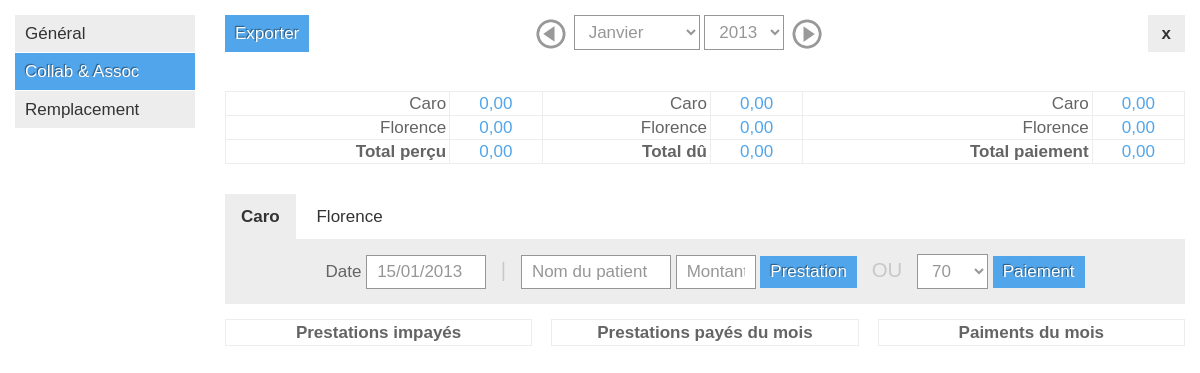
The page /collab/8 (signed in) on the database its author committed.
### tables this page shows
CREATE TABLE IF NOT EXISTS `boocompta_coworker` (
  `id` int(11) NOT NULL AUTO_INCREMENT,
  `name` varchar(30) NOT NULL,
  `is_collab_assoc` tinyint(1) NOT NULL DEFAULT '0',
  `is_collab_assoc_tier_pay` tinyint(1) NOT NULL DEFAULT '0',
  `is_rempla` tinyint(1) NOT NULL DEFAULT '0',
  `fk_user` int(11) NOT NULL,
  PRIMARY KEY (`id`)
);

### app/routes/Collab.php (called while the page is built, shortened)
<?php
class Collab
{
    public static function handle()
    {
        $collabs = Coworker::getCollabCoworker();
        View::display();
    }
}

### public/index.php (called while the page is built, shortened)
<?php
require PATH_APP.DS.'app.php';
App::route();

### app/database/database.php (called while the page is built, shortened)
<?php
class Database
{
    static $pdo;
    public static function init()
    {
        if (App::isLocal()) {
            $host = 'localhost';
            $user = 'root';
            $password = '';
        } else {
            $host = '?';
            $user = '?';
            $password = '?';
        }
        static::$pdo = new PDO('mysql:dbname=alexgaliddhelp;'.$host, $user, $password);
    }
    public static function query($request, $param = null, $returnObjIfOnlyOneFound = true)
    {
        if ($param === null) {
            $res = static::$pdo->query($request);
        } else {
            $res = static::$pdo->prepare($request);
            $res->execute($param);
        }
        $items = array();
        while(($item = $res->fetch(PDO::FETCH_OBJ))) {
            $items[] = $item;
        }
        if (sizeof($items) === 0) {
            return true;
        } elseif (sizeof($items) === 1 && $returnObjIfOnlyOneFound === true) {
            return $items[0];
        } else {
            return $items;
        }
    }
}

### app/database/models/coworker.php (called while the page is built, shortened)
<?php
class Coworker
{
    public static function getCollabCoworker()
    {
        return Database::query('SELECT * FROM boocompta_coworker WHERE is_collab_assoc = 1 AND fk_user = '.App::getLoggedUserId().' ORDER BY name', null, false);
    }
}

### app/templates/collab.php (the view, shortened to what this page needs)
<div id="app-content">
    <?php
        $totalReal = 0;
        $totalToRempla = 0;
        $totalPaid = 0;
    ?>
    <table id="recap-rempla">
        <?php foreach(View::data('totalsPaid') as $name => $recap): ?>
        <?php
            $totalReal += $recap['total_real'];
            $totalToRempla += $recap['total_to_collab'];
            $totalPaid += $recap['total_paid'];
        ?>
        <tr>
            <td class="label"><?php echo $name; ?></td>
            <td><?php echo View::formatAmount($recap['total_real']); ?></td>
            <td class="label"><?php echo $name; ?></td>
            <td><?php echo View::formatAmount($recap['total_to_collab']); ?></td>
            <td class="label"><?php echo $name; ?></td>
            <td><?php echo View::formatAmount($recap['total_paid']); ?></td>
        </tr>
        <?php endforeach; ?>
        <tr>
            <td class="label"><b>Total perçu</b></td>
            <td><?php echo View::formatAmount($totalReal); ?></td>
            <td class="label"><b>Total dû</b></td>
            <td><?php echo View::formatAmount($totalToRempla); ?></td>
            <td class="label"><b>Total paiement</b></td>
            <td><?php echo View::formatAmount($totalPaid); ?></td>
        </tr>
    </table>
    <div id="who">
        <?php foreach(View::data('collabs') as $collab): ?>
        <a href="/collab/<?php echo $collab->id; ?>" <?php echo ($collab->id == View::data('current')->id) ? ' class="current"' : ''; ?>><?php echo $collab->name; ?></a>
        <?php endforeach; ?>
    </div>
    <form method="post">
        <?php if(!App::isLoggedUserAdmin()): ?>
        <div id="add-row-content" class="collab-row">
            <label>Date</label>
            <input type="text" id="date" name="date" maxlength="10" value="<?php echo (View::data('date')) ? View::data('date') : date('d/m/Y'); ?>" />
            <span class="sep">|</span>
            <input type="text" id="patient-name" maxlength="30" name="patient_name" value="<?php echo (View::data('patient_name')) ? View::data('patient_name') : 'Nom du patient'; ?>" />
            <input type="text" id="amount" name="amount" value="<?php echo (View::data('amount')) ? View::data('amount') : 'Montant'; ?>" />
            <input type="submit" id="add-presta-but" name="add_prestation" value="Prestation" />
            <span class="sep">OU</span>
            <select name="percent">
                <?php foreach(View::data('percents') as $percent): ?>
                <option value="<?php echo $percent; ?>" <?php echo ($percent == View::data('percent')) ? 'selected="selected"' : ''; ?>><?php echo $percent; ?></option>
                <?php endforeach; ?>
            </select>
            <?php if(View::data('current')->is_collab_assoc_tier_pay): ?>
            <input type="submit" id="add-payment-mutuel-but" name="add_payment_mutuel" value="Mutuelle" />
            <input type="submit" id="add-payment-cpam-but" name="add_payment_cpam" value="CPAM" />
            <?php else: ?>
            <input type="submit" id="add-payment-but" name="add_payment" value="Paiement" />
            <?php endif; ?>
        </div>
        <?php endif; ?>
        <div class="clearfix">
            <?php
                $types = array();
                $types[] = array(
                    'class' => 'prestations-unpaid',
                    'title' => 'Prestations impayés',
                    'collab_list' => 'unpaid_prestations',
                    'show_checkbox' => true,
                    'show_delete' => true
                );
                $types[] = array(
                    'class' => 'prestations-paid',
                    'title' => 'Prestations payés du mois',
                    'collab_list' => 'paid_prestations',
                    'show_checkbox' => false,
                    'show_delete' => false
                );
            ?>
            <?php foreach($types as $type): ?>
            <table class="prestations <?php echo $type['class']; ?>">
                <thead>
                    <tr>
                        <th colspan="7"><?php echo $type['title']; ?></th>
                    </tr>
                </thead>
            </table>
            <?php endforeach; ?>
            <table class="prestations payments">
                <thead>
                    <tr>
                        <th colspan="5">Paiments du mois</th>
                    </tr>
                </thead>
            </table>
        </div>
    </form>
</div>

### public/css/site.css (style rules this page uses)
html { font-family:sans-serif;-webkit-text-size-adjust:100%;-ms-text-size-adjust:100% }
body { margin:0 }
* { -moz-box-sizing:border-box;-webkit-box-sizing:border-box;box-sizing:border-box }
b,strong { font-weight:700 }
button,input,select,textarea { font-family:inherit;font-size:100%;margin:0 }
button,input { line-height:normal }
button,html input[type="button"],input[type="reset"],input[type="submit"] { -webkit-appearance:button;cursor:pointer }
table { border-collapse:collapse;border-spacing:0 }
.clearfix:before,.clearfix:after { content:"";display:table }
.clearfix:after { clear:both }
body { font-family:sans-serif;font-size:17px;line-height:25px;color:#646464 }
body input[type="text"],body input[type="password"],body select { padding:6px 10px;background:#fff;color:#969696;outline:0;border:1px solid #969696;outline:0 }
body input[type="button"],body input[type="submit"] { padding:6px 10px;border:0;background:#50a5eb;color:#fff;text-shadow:-1px -1px 1px rgba(0,0,0,.5) }
body a,body a:focus,body a:visited,body a:active,body a:hover { color:#333;text-decoration:none }
body #app-content { position:relative;z-index:1;margin-top:15px;margin-left:225px;padding-right:15px }
body #app-content #recap-rempla { width:100%;margin-bottom:30px;margin-top:39px }
body #app-content #recap-rempla td { border:1px solid #ededed;color:#50a5eb;padding:3px;line-height:1em;text-align:center }
body #app-content #recap-rempla td.label { color:#646464;text-align:right }
body #app-content #add-row-content { text-align:center;background:#ededed;padding:15px;margin-bottom:15px }
body #app-content #add-row-content label { margin-left:15px }
body #app-content #add-row-content label:first-child { margin:0 }
body #app-content #add-row-content #date { width:120px }
body #app-content #add-row-content #patient-name { width:150px }
body #app-content #add-row-content #amount { width:80px }
body #app-content .prestations { float:left;width:49%;margin-right:2% }
body #app-content .prestations:last-child { margin:0 }
body #app-content .prestations td,body #app-content .prestations th { border-bottom:1px solid #ededed;padding:0 5px;text-align:left }
body #app-content .prestations th { border:1px solid #ededed;text-align:center }
body #app-content #who a { padding:10px 16px;cursor:pointer;display:inline-block }
body #app-content #who a.current { background:#ededed;font-weight:700 }
body #app-content #add-row-content.collab-row .sep { padding:0 10px;font-size:1.2em;color:#c8c8c8 }
body #app-content #add-row-content.collab-row label { margin:0 }
body #app-content .prestations-unpaid,body #app-content .prestations-paid,body #app-content .payments { width:32%;float:left;margin:0;margin-right:2% }
body #app-content .payments { margin-right:0 }

### rows shown on the page
boocompta_coworker: name "Caro", total_real "0,00", total_to_collab "0,00", total_paid "0,00", name "Florence"
boocompta_coworker: name "Florence"

### other values the page prints
View::formatAmount($totalReal) "0,00"
View::formatAmount($totalToRempla) "0,00"
View::formatAmount($totalPaid) "0,00"
$type['title'] "Prestations impayés"
$type['title'] "Prestations payés du mois"
form field month "Janvier"
form field year "2013"
form field percent "70"
